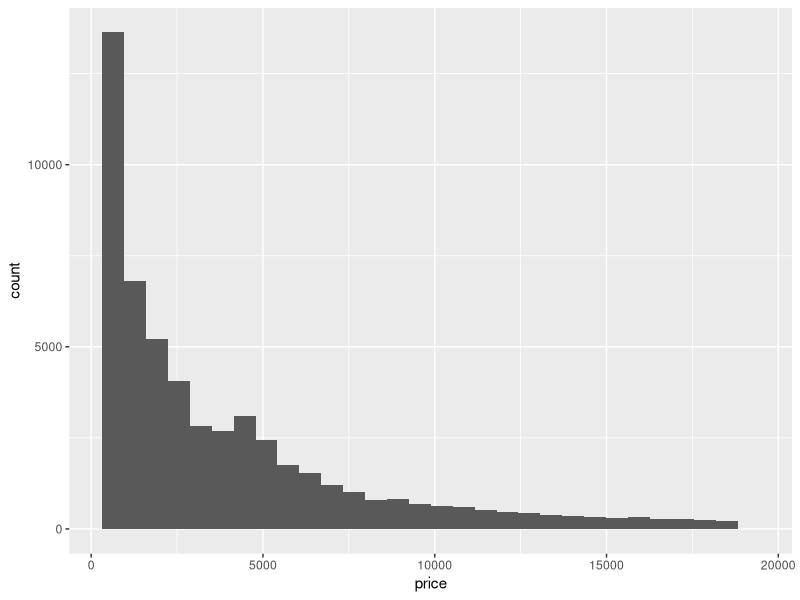
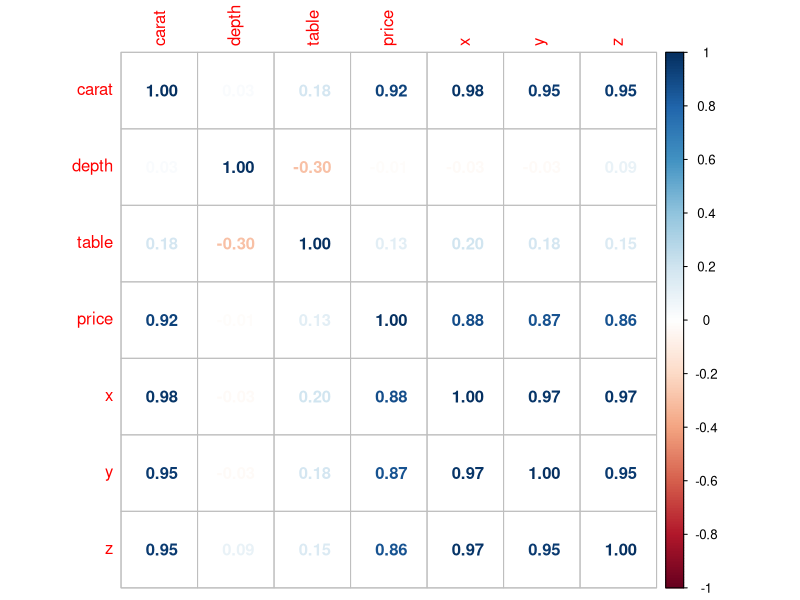
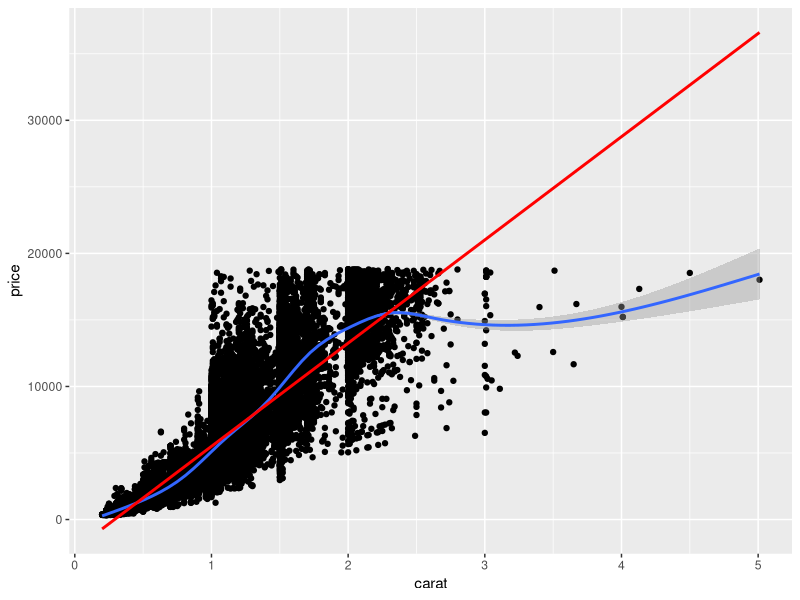
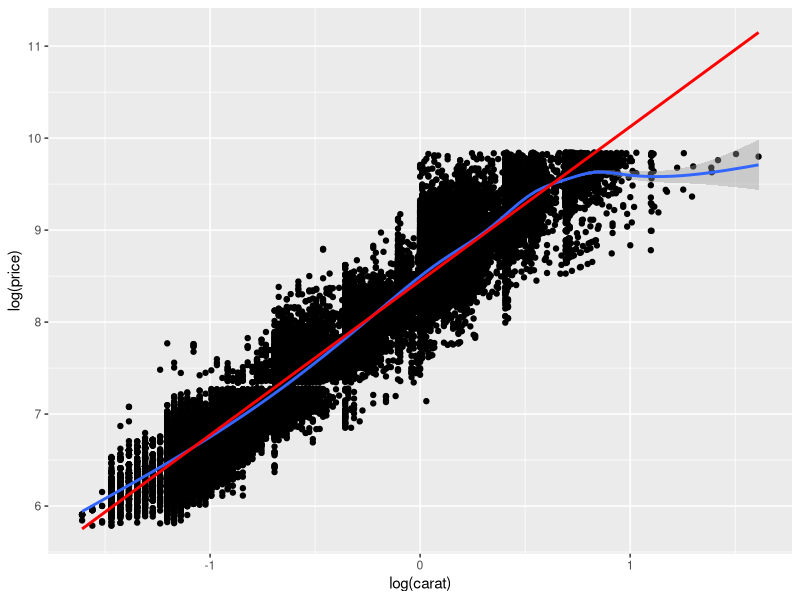
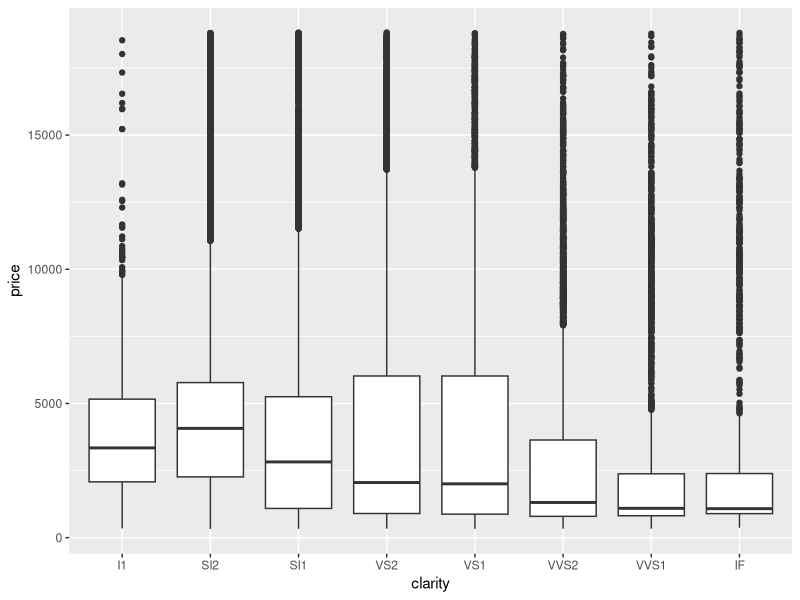
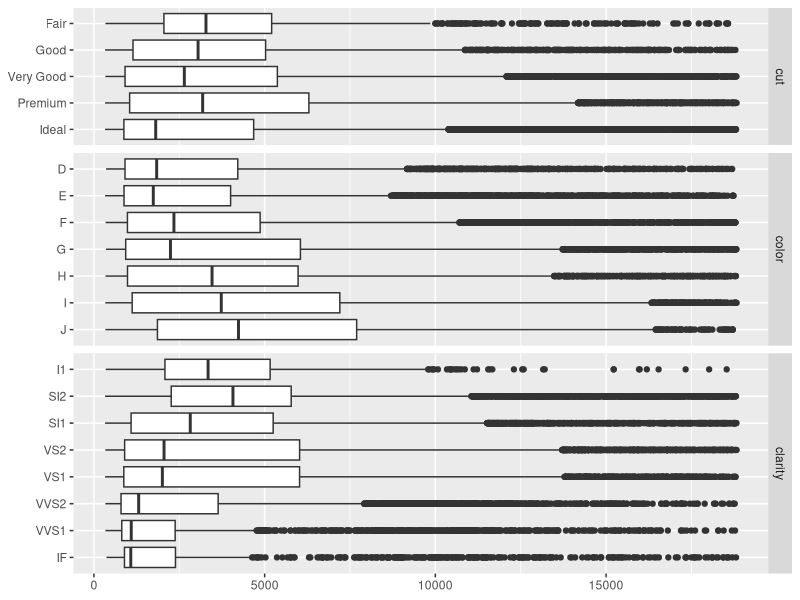
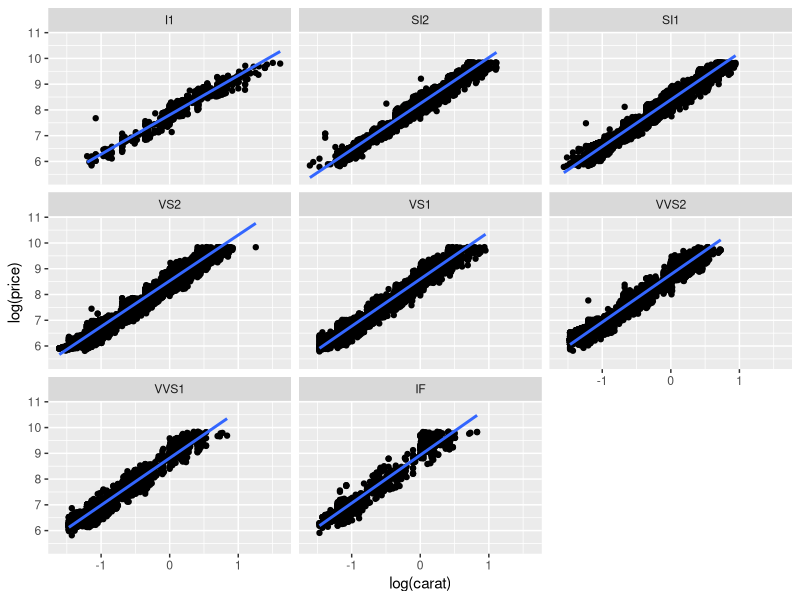
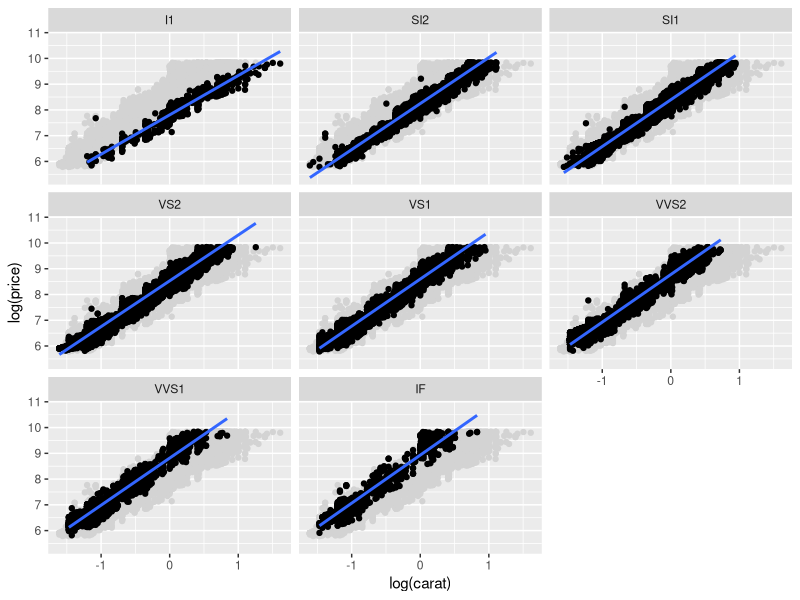

Write R code to recreate these figures, in order.
## ---- chunk 1
#| warning: false
#| 
library(tidyverse)
## ---- chunk 2
data(diamonds)
## ---- chunk 3
glimpse(diamonds)
## ---- chunk 4
diamonds %>% 
  ggplot (aes(price))+
  geom_histogram()
## ---- chunk 5
# I want to select only the columns that are numeric
diamonds %>% 
  select(where(is.numeric)) %>% 
  cor() %>% 
  corrplot::corrplot(method="number")
## ---- chunk 6
    #scatterplot between price and carat, add a linearfit, and nonlinearfit
    diamonds %>% 
      ggplot(aes(carat,price))+
      geom_point()+
      geom_smooth()+
      geom_smooth(method="lm",se=FALSE, color="red")
## ---- chunk 7
# transforming the model in logs
diamonds %>% 
  ggplot(aes(log(carat),log(price)))+
  geom_point()+
  geom_smooth()+
  geom_smooth(method="lm",se=FALSE, color="red")
## ---- chunk 8
model1 = lm(log(price) ~ log(carat), data = diamonds)
model1$coefficients
model1[["coefficients"]]
coefficients(model1)
summary(model1)

## ---- chunk 9
model2 = lm(log(price) ~ log(carat) + x +y + z, data = diamonds)
model2$coefficients
model2[["coefficients"]]
coefficients(model2)
summary(model2)
## ---- chunk 10
diamonds %>% 
  ggplot(aes(clarity,price))+
  geom_boxplot()
## ---- chunk 11
diamonds %>% 
  select(c(price,cut,color,clarity)) %>% 
  GGally::ggbivariate(outcome="price")
## ---- chunk 12
diamonds %>% 
  ggplot(aes(log(carat),log(price)))+
  geom_point()+
  geom_smooth(method="lm", se=FALSE)+
  facet_wrap(vars(clarity))
  
## ---- chunk 13
diamonds %>% 
  ggplot(aes(log(carat),log(price)))+
  geom_point(data=mutate(diamonds,clarity=NULL), color="lightgrey") +
  geom_point()+
  geom_smooth(method="lm", se=FALSE)+
  facet_wrap(vars(clarity))
## ---- chunk 14
#generate all formulas
vars = c("color", "cut", "clarity")
interactions = map_chr(vars, \(x) str_c("carat:", x))
vars = c(vars, interactions)

#combinations
combinations = map(0:6, \(x) combn(vars, x, simplify = FALSE)) %>%
  unlist(recursive = FALSE)
formulas = map_chr(combinations, \(x) paste(c("price ~ carat", x), collapse = ' + ' ))
formulas
## ---- chunk 15
models <- map(formulas, ~ lm(as.formula(.x), data = diamonds))
## ---- chunk 16
model_fit <- tibble(
  formula = formulas,
  adj_r2 = map_dbl(models, ~ summary(.x)$adj.r.squared))
## ---- chunk 17
adj_r2 <- sapply(models, function(m) summary(m)$adj.r.squared)
adj_r2
## ---- chunk 18
best_index <- which.max(adj_r2)
best_model <- models[[best_index]]

best_formula <- formulas[[best_index]]
best_adj_r2 <- adj_r2[[best_index]]
## ---- chunk 19
best_index
## ---- chunk 20
best_model
## ---- chunk 21
best_formula
## ---- chunk 22
best_adj_r2
